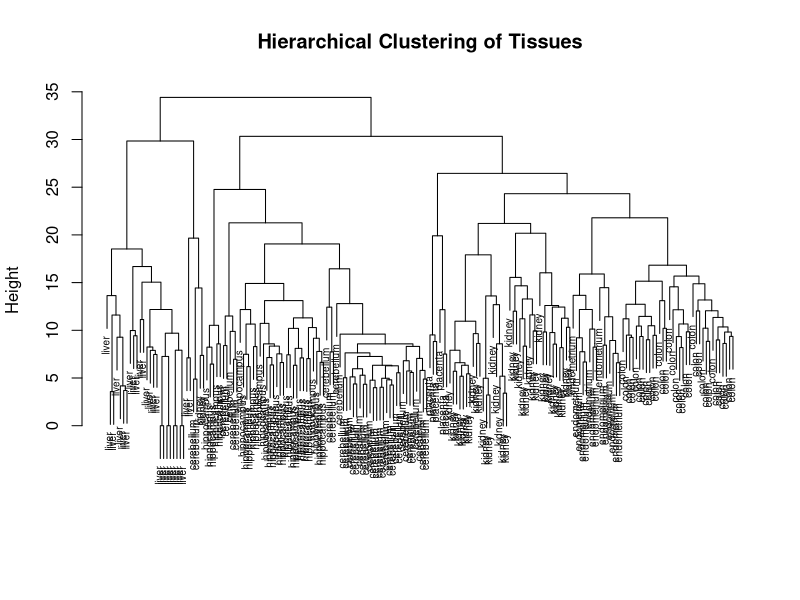
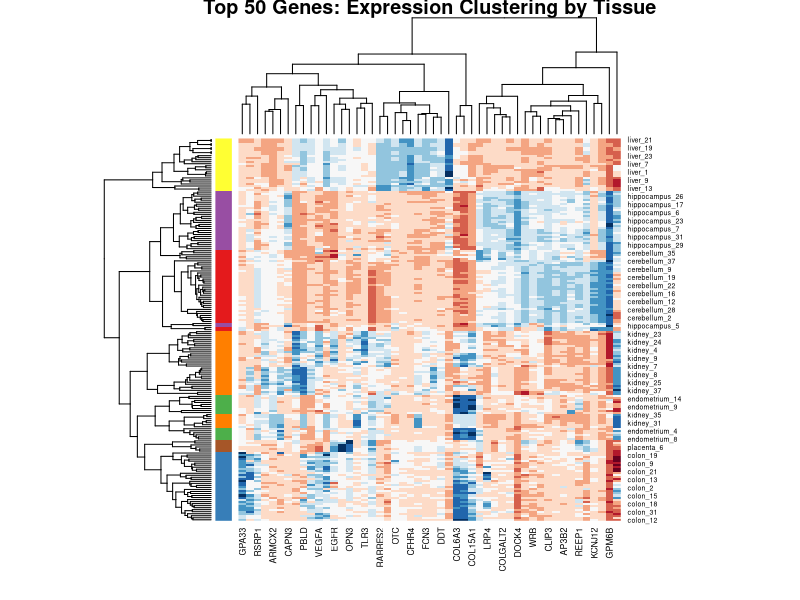

Generate these figures, in order, with R:
## ---- chunk 1
knitr::opts_chunk$set(echo = TRUE)
## ---- chunk 2
# Install and load dslabs if needed
# Only run this once
library(dslabs)
## ---- chunk 3
# Load the tissue_gene_expression dataset
data("tissue_gene_expression")

# View the structure
str(tissue_gene_expression)

# Step 1: Access the data matrix
x <- tissue_gene_expression$x

# Step 2: Center each row by subtracting its mean
# This removes overall expression level differences per sample
x_centered <- sweep(x, 1, rowMeans(x))

# Step 3: Compute the Euclidean distances between samples (rows)
d <- dist(x_centered)

# Optional: check structure or preview
print(d)

## ---- chunk 4
# Load required packages
library(dslabs)     # for tissue_gene_expression
library(dplyr)      # for data manipulation
library(ggplot2)    # for plotting 

# Step 1: Perform hierarchical clustering using the distance matrix
hc <- hclust(d)

# Step 2: Convert tissue types to character vector (for labeling)
labels <- as.character(tissue_gene_expression$y)

# Step 3: Plot dendrogram with tissue type labels
# Basic base R plot
plot(hc, labels = labels, main = "Hierarchical Clustering of Tissues",
     xlab = "", sub = "", cex = 0.6)  # cex adjusts label size

## ---- chunk 5
# Load libraries
library(dslabs)
library(dplyr)

# Get the centered data again
x <- tissue_gene_expression$x
x_centered <- sweep(x, 1, rowMeans(x))

# Set number of clusters
k <- 7

# Run k-means clustering (set nstart for more stable results)
set.seed(123)  # Set seed for reproducibility
kmeans_result <- kmeans(x_centered, centers = k, nstart = 25)

# Compare clusters to actual tissue types
table(Cluster = kmeans_result$cluster, Tissue = tissue_gene_expression$y)

## ---- chunk 6
# Load required libraries
library(dslabs)
library(RColorBrewer)

# Load the dataset
x <- tissue_gene_expression$x
y <- tissue_gene_expression$y

# Step 1: Select the 50 most variable genes
gene_variances <- apply(x, 2, var)
top_genes <- order(gene_variances, decreasing = TRUE)[1:50]
heatmap_data <- x[, top_genes]

# Step 2: Center each gene (column-wise)
heatmap_ready <- sweep(heatmap_data, 2, colMeans(heatmap_data))

# Step 3: Assign tissue colors for each row (sample)
# Use Set1 palette for clarity
tissue_colors <- as.factor(y)
color_palette <- brewer.pal(length(levels(tissue_colors)), "Set1")
tissue_color_keys <- color_palette[tissue_colors]

# Step 4: Plot the heatmap
heatmap(heatmap_ready,
        RowSideColors = tissue_color_keys,  # Add color to show tissue type
        col = brewer.pal(11, "RdBu"),       # Color scale: low (blue) to high (red)
        main = "Top 50 Genes: Expression Clustering by Tissue",
        margins = c(6, 6))                  # Extra space for labels
